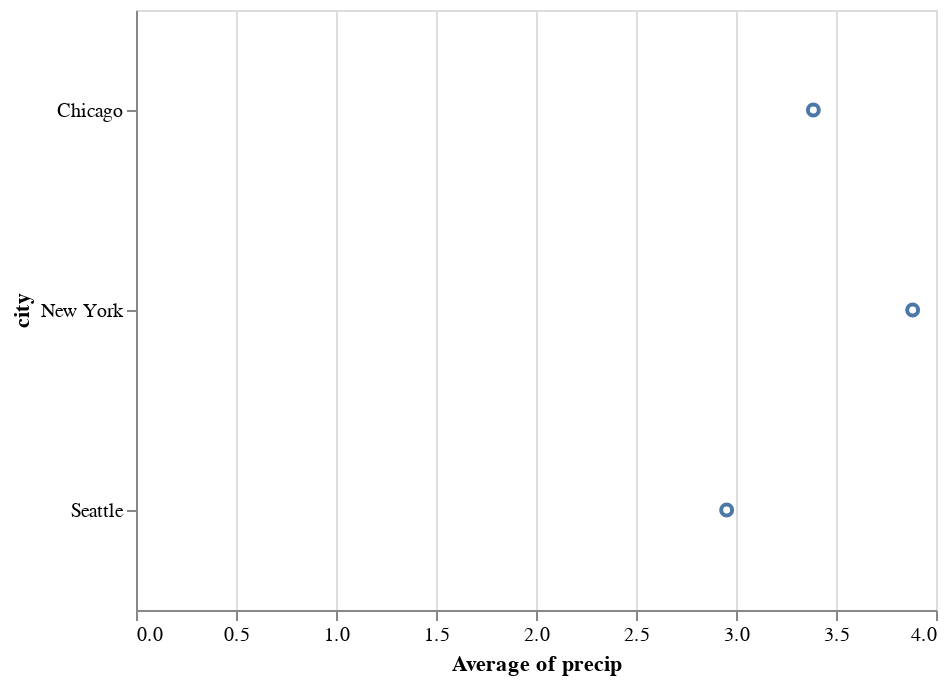

Notebook cell for this chart:
### Markdown cell above
## Transformación de datos: Agregación (*Aggregation*)

Para permitir más flexibilidad en la cómo los datos son visualizados, Altair tiene una sintaxis incorporada para *aggregation* de datos. Por ejemplo, podemos calcular el promedio de todos los valores, especificando una función de *aggregation* junto con el nombre del campo:

### Code cell
alt.Chart(df).mark_point().encode(
    x='average(precip)',
    y='city'
)

### Figure 1 — Vega-Lite specification as saved in the notebook (floating-point values rounded to 4 significant figures)
{"$schema": "https://vega.github.io/schema/vega-lite/v2.6.0.json", "config": {"view": {"height": 300, "width": 400}}, "data": {"name": "data-fdfbb22e8e0e89f6556d8a3b434b0c97"}, "datasets": {"data-fdfbb22e8e0e89f6556d8a3b434b0c97": [{"city": "Seattle", "month": "Apr", "precip": 2.68}, {"city": "Seattle", "month": "Aug", "precip": 0.87}, {"city": "Seattle", "month": "Dec", "precip": 5.31}, {"city": "New York", "month": "Apr", "precip": 3.94}, {"city": "New York", "month": "Aug", "precip": 4.13}, {"city": "New York", "month": "Dec", "precip": 3.58}, {"city": "Chicago", "month": "Apr", "precip": 3.62}, {"city": "Chicago", "month": "Aug", "precip": 3.98}, {"city": "Chicago", "month": "Dec", "precip": 2.56}]}, "encoding": {"x": {"aggregate": "average", "field": "precip", "type": "quantitative"}, "y": {"field": "city", "type": "nominal"}}, "mark": "point"}
